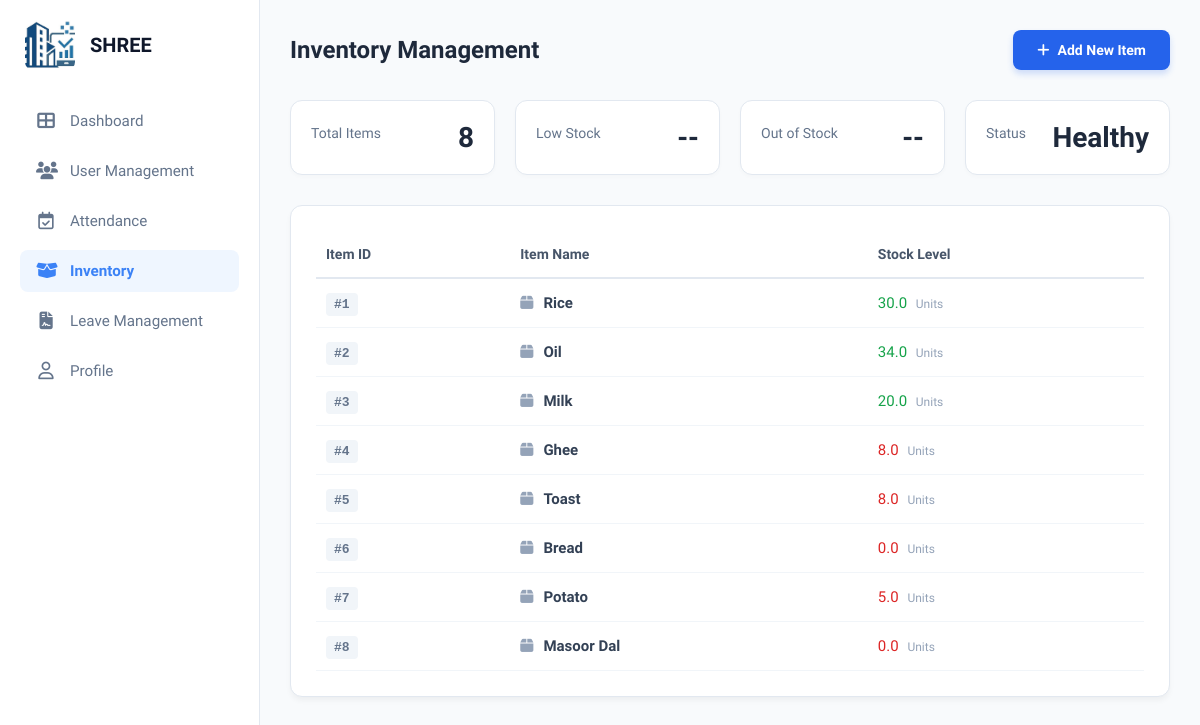
/Shree-admin/inventory/ (signed in), run on the app's committed database.
### accounts/models.py (models this page shows)
class Inventory(models.Model):
    item_id = models.CharField(max_length=20, unique=True)
    item_name = models.CharField(max_length=100)
    current_stock = models.FloatField(default=0.0)
    required_stock = models.FloatField(default=0.0)
    unit = models.CharField(max_length=10, default='kg')
    is_delivered = models.BooleanField(default=False)

### Shree1/views.py (the view)
# urls.py: path('Shree-admin/inventory/', views.admin_inventory, name='admin_inventory'),
@login_required
def admin_inventory(request):
    items = Inventory.objects.all()
    total = items.count()
    critical = sum(1 for i in items if i.current_stock < (i.required_stock * 0.2))
    low = sum(1 for i in items if i.current_stock < (i.required_stock * 0.5) and i.current_stock >= (i.required_stock * 0.2))
    return render(request, 'Shree1/admin_inventory.html', {
        'items': items,
        'total_items': total,
        'critical_count': critical,
        'low_count': low,
        'good_count': total - (critical + low)
    })

### templates/Shree1/admin_inventory.html (shortened to what this page needs)
{% load static %}
<!DOCTYPE html>
<html lang="en">
<head>
    <link rel="stylesheet" href="{% static 'Shree1/css/dashboardAdmin.css' %}" />
    <link rel="stylesheet" href="{% static 'Shree1/css/admin_inventory.css' %}" />
    <link rel="stylesheet" href="https://cdnjs.cloudflare.com/ajax/libs/font-awesome/6.5.1/css/all.min.css" />
</head>
<body>
    <div class="container">
        <aside class="sidebar">
            <div class="logo-section">
                <img src="{% static 'Shree1/images/logo_img.jpeg' %}" alt="Logo" class="nav-logo-file">
                <h2 class="logo-name">SHREE</h2>
            </div>
            <nav class="nav-menu">
                <a href="{% url 'admin_dashboard' %}" class="nav-item"><i class="fa-solid fa-table-cells-large"></i> Dashboard</a>
                <a href="{% url 'admin_user_management' %}" class="nav-item"><i class="fa-solid fa-users"></i> User Management</a>
                <a href="{% url 'admin_attendance' %}" class="nav-item"><i class="fa-regular fa-calendar-check"></i> Attendance</a>
                <a href="{% url 'admin_inventory' %}" class="nav-item active"><i class="fa-solid fa-box-open"></i> Inventory</a>
                <a href="{% url 'admin_leave_Management' %}" class="nav-item"><i class="fa-solid fa-file-contract"></i> Leave Management</a>
                <a href="{% url 'admin_profile' %}" class="nav-item"><i class="fa-regular fa-user"></i> Profile</a>
            </nav>
        </aside>
        <main class="main-content">
            <header class="page-header-row">
                <h1>Inventory Management</h1>
                <button class="add-btn">
                    <i class="fa-solid fa-plus"></i> Add New Item
                </button>
            </header>
            <section class="inventory-stats">
                <div class="stat-card">
                    <span>Total Items</span>
                    <h2>{{ items|length }}</h2>
                </div>
                <div class="stat-card">
                    <span>Low Stock</span>
                    <h2 class="text-orange">--</h2> </div>
                <div class="stat-card">
                    <span>Out of Stock</span>
                    <h2 class="text-red">--</h2>
                </div>
                <div class="stat-card">
                    <span>Status</span>
                    <h2 class="text-green">Healthy</h2>
                </div>
            </section>
            <div class="content-card">
                <table class="inventory-table">
                    <thead>
                        <tr>
                            <th>Item ID</th>
                            <th>Item Name</th>
                            <th>Stock Level</th>
                        </tr>
                    </thead>
                    <tbody>
                        {% for item in items %}
                        <tr>
                            <td><span class="id-badge">#{{ forloop.counter }}</span></td>
                            <td class="font-bold">
                                <i class="fa-solid fa-box item-icon"></i>{{ item.item_name }}
                            </td>
                            <td>
                                <span class="{% if item.current_stock < 10 %}text-red{% else %}text-green{% endif %}">
                                    {{ item.current_stock }}
                                </span>
                                <span class="date-sub">Units</span>
                            </td>
                        </tr>
                        {% empty %}
                        <tr>
                            <td colspan="3" style="text-align: center; padding: 20px;">No items found in inventory.</td>
                        </tr>
                        {% endfor %}
                    </tbody>
                </table>
            </div>
        </main>
    </div>
</body>
</html>

### static/Shree1/css/dashboardAdmin.css (style rules this page uses)
:root { --primary-blue: #3b82f6; --primary-bg-blue: #eff6ff; --logo-green: #00a884; --text-dark: #334155; --text-light: #64748b; --bg-light: #f8fafc; --white: #ffffff; --border-color: #e2e8f0; }
* { margin: 0; padding: 0; box-sizing: border-box; font-family: "Segoe UI", sans-serif; }
body { background-color: var(--bg-light); color: var(--text-dark); }
.container { display: flex; min-height: 100vh; }
.sidebar { width: 260px; background: var(--white); border-right: 1px solid var(--border-color); padding: 20px; display: flex; flex-direction: column; position: fixed; height: 100vh; left: 0; top: 0; z-index: 100; }
.logo-section { display: flex; align-items: center; gap: 12px; margin-bottom: 40px; padding-left: 5px; }
.logo-name { font-size: 1.25rem; font-weight: 700; color: #0f172a; line-height: 1.2; }
.nav-menu { display: flex; flex-direction: column; gap: 8px; }
.nav-item { text-decoration: none; color: var(--text-light); padding: 12px 16px; border-radius: 8px; display: flex; align-items: center; gap: 14px; font-size: 0.95rem; font-weight: 500; transition: all 0.2s ease; }
.nav-item i { font-size: 1.1rem; width: 20px; text-align: center; }
.nav-item.active { background-color: var(--primary-bg-blue); color: var(--primary-blue); font-weight: 600; }
.main-content { flex: 1; margin-left: 260px; padding: 30px; }
.stat-card { background: white; padding: 20px; border-radius: 12px; box-shadow: 0 4px 6px -1px rgba(0, 0, 0, 0.05); border: 1px solid var(--border-color); display: flex; justify-content: space-between; align-items: center; }
.nav-logo-file { width: 50px !important; height: 50px !important; border-radius: 8px; object-fit: cover; }
.logo-section { display: flex; align-items: center; gap: 15px; margin-bottom: 30px; }

### static/Shree1/css/admin_inventory.css (style rules this page uses)
body { margin: 0; font-family: "Segoe UI", Tahoma, Geneva, Verdana, sans-serif; background-color: #f8fafc; }
.container { display: flex; min-height: 100vh; }
.sidebar { width: 260px; background: white; color: white; padding: 20px; position: fixed; height: 100vh; }
.main-content { flex: 1; margin-left: 260px; padding: 30px; }
.page-header-row { display: flex; justify-content: space-between; align-items: center; margin-bottom: 30px; }
.page-header-row h1 { font-size: 24px; color: #1e293b; margin: 0; }
.add-btn { background-color: #2563eb; color: white; border: none; padding: 12px 24px; border-radius: 8px; font-size: 14px; font-weight: 600; cursor: pointer; display: flex; align-items: center; gap: 8px; transition: all 0.2s; box-shadow: 0 4px 6px rgba(37, 99, 235, 0.2); }
.inventory-stats { display: grid; grid-template-columns: repeat(4, 1fr); gap: 20px; margin-bottom: 30px; }
.stat-card { background: white; padding: 20px; border-radius: 12px; border: 1px solid #e2e8f0; box-shadow: 0 2px 4px rgba(0, 0, 0, 0.02); }
.stat-card span { display: block; font-size: 14px; color: #64748b; margin-bottom: 10px; }
.stat-card h2 { font-size: 28px; font-weight: 700; color: #1e293b; margin: 0; }
.content-card { background: white; padding: 25px; border-radius: 12px; border: 1px solid #e2e8f0; box-shadow: 0 4px 6px -1px rgba(0, 0, 0, 0.05); }
.inventory-table { width: 100%; border-collapse: collapse; }
.inventory-table th { text-align: left; color: #475569; font-weight: 700; font-size: 14px; padding: 15px 10px; border-bottom: 2px solid #e2e8f0; }
.inventory-table td { padding: 15px 10px; color: #334155; font-size: 15px; border-bottom: 1px solid #f1f5f9; }
.text-red { color: #dc2626; }
.text-orange { color: #ea580c; }
.text-green { color: #16a34a; }
.font-bold { font-weight: 600; }
.id-badge { font-family: monospace; font-weight: 600; color: #64748b; background: #f1f5f9; padding: 4px 8px; border-radius: 4px; font-size: 13px; }
.item-icon { color: #94a3b8; margin-right: 10px; }
.date-sub { font-size: 12px; color: #94a3b8; margin-left: 5px; }
.nav-logo-file { width: 50px !important; height: 50px !important; border-radius: 8px; object-fit: cover; }

### data on the page
Inventory: item_name "Rice", current_stock "30.0"
Inventory: item_name "Oil", current_stock "34.0"
Inventory: item_name "Milk", current_stock "20.0"
Inventory: item_name "Ghee", current_stock "8.0"
Inventory: item_name "Toast", current_stock "8.0"
Inventory: item_name "Bread", current_stock "0.0"
Inventory: item_name "Potato", current_stock "5.0"
Inventory: item_name "Masoor Dal", current_stock "0.0"

### other printed values
{{ items|length }} "8"
